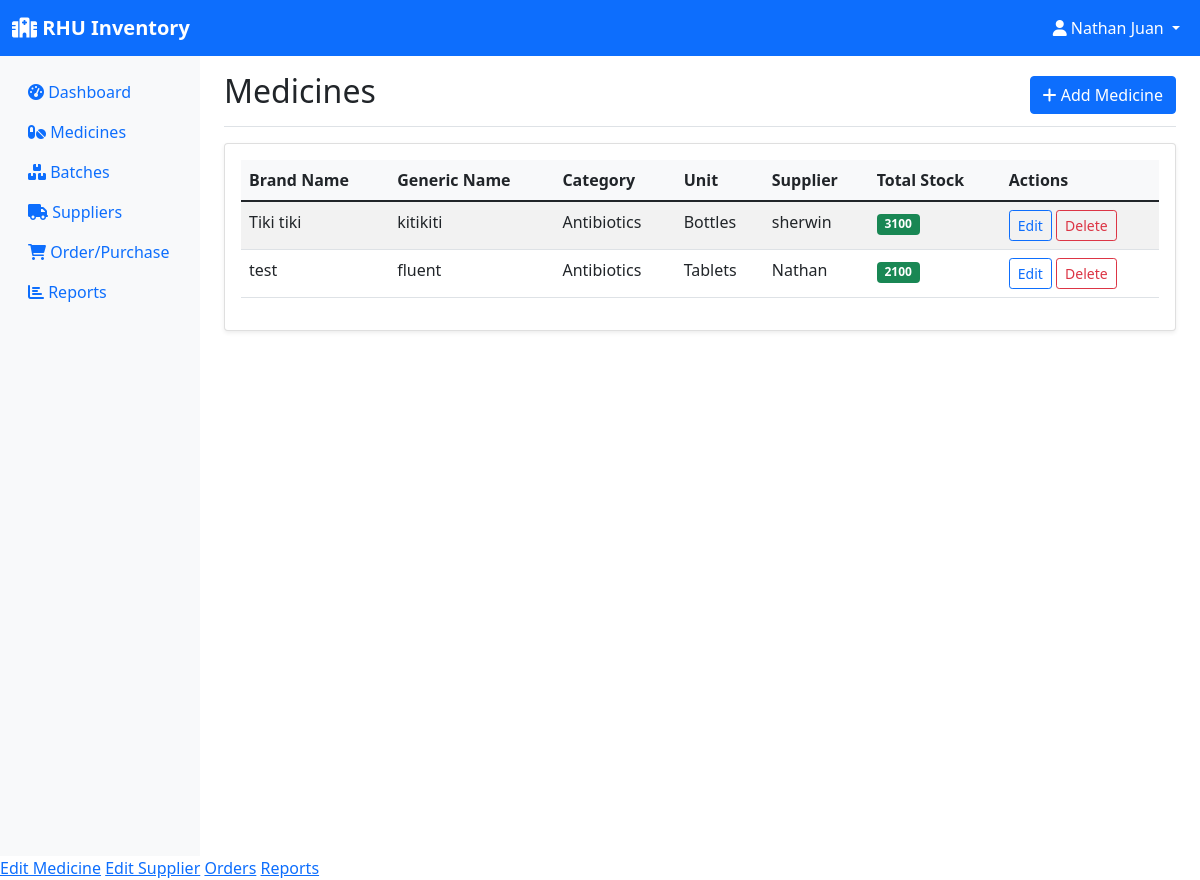
Before: /inventory (signed in) with the older database file.
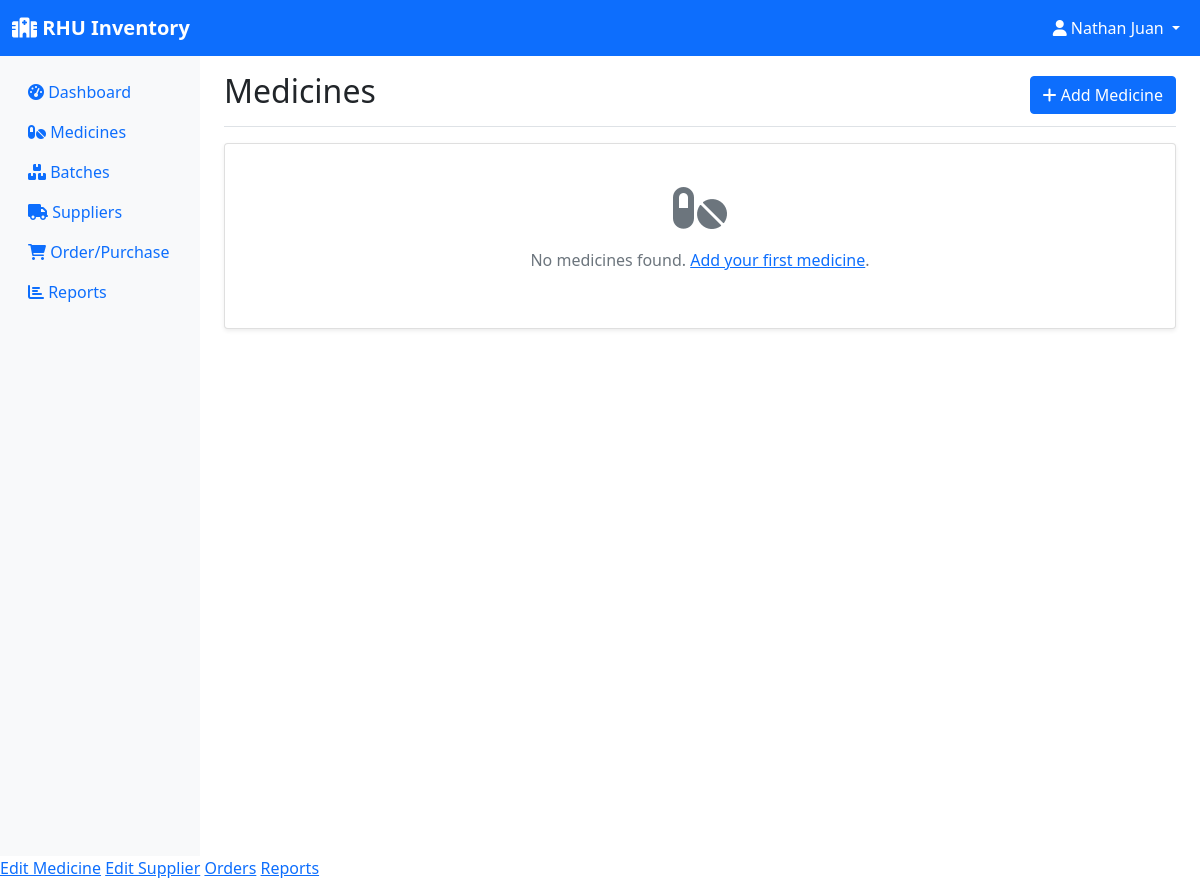
After: the same page with the newer database file.
### models.py (models this page shows, shortened)
class User(UserMixin, db.Model):
    id = db.Column(db.Integer, primary_key=True)
    username = db.Column(db.String(150), unique=True, nullable=False)
    password = db.Column(db.String(256), nullable=False)
    role = db.Column(db.String(20), nullable=False, default='employee')  # pharmacist, manager, assistant
    email = db.Column(db.String(120), unique=True, nullable=False)
    created_at = db.Column(db.DateTime, default=datetime.utcnow)

class Medicine(db.Model):
    id = db.Column(db.Integer, primary_key=True)
    name = db.Column(db.String(100), nullable=False)
    generic_name = db.Column(db.String(100))
    category = db.Column(db.String(50))
    unit = db.Column(db.String(20))  # e.g., tablets, bottles, etc.
    supplier_id = db.Column(db.Integer, db.ForeignKey('supplier.id'), nullable=False)
    created_at = db.Column(db.DateTime, default=datetime.utcnow)
    batches = db.relationship('Batch', backref='medicine', lazy=True)
    order_items = db.relationship('OrderItem', backref='medicine', lazy=True)
    @property
    def total_quantity(self):
        return sum(batch.quantity for batch in self.batches)

class Supplier(db.Model):
    id = db.Column(db.Integer, primary_key=True)
    name = db.Column(db.String(100), nullable=False)
    contact_person = db.Column(db.String(100))
    phone = db.Column(db.String(20))
    email = db.Column(db.String(120))
    address = db.Column(db.String(200))
    created_at = db.Column(db.DateTime, default=datetime.utcnow)
    medicines = db.relationship('Medicine', backref='supplier', lazy=True)
    orders = db.relationship('Order', backref='supplier', lazy=True)

class Batch(db.Model):
    id = db.Column(db.Integer, primary_key=True)
    batch_number = db.Column(db.String(50), nullable=False)
    medicine_id = db.Column(db.Integer, db.ForeignKey('medicine.id'), nullable=False)
    quantity = db.Column(db.Integer, nullable=False)
    expiration_date = db.Column(db.Date, nullable=False)
    manufacturing_date = db.Column(db.Date)
    unit_price = db.Column(db.Float)
    created_at = db.Column(db.DateTime, default=datetime.utcnow)
    transactions = db.relationship('StockTransaction', backref='batch', lazy=True)

### app.py (the view)
@app.route('/inventory')
@login_required
def inventory():
    medicines = Medicine.query.all()
    return render_template('inventory.html', medicines=medicines)

### app.py (called while the page is built)
@login_manager.user_loader
def load_user(user_id):
    return User.query.get(int(user_id))

### templates/inventory.html (shortened to what this page needs)
{% extends "base.html" %}
{% block content %}
<div class="d-flex justify-content-between flex-wrap flex-md-nowrap align-items-center pt-3 pb-2 mb-3 border-bottom">
    <h1 class="h2">Medicines</h1>
    {% if current_user.role != 'employee' %}
    <a href="{{ url_for('add_medicine') }}" class="btn btn-primary">
        <i class="fas fa-plus"></i> Add Medicine
    </a>
    {% endif %}
</div>
<div class="card">
    <div class="card-body">
        {% if medicines %}
        <div class="table-responsive">
            <table class="table table-striped">
                <thead>
                    <tr>
                        <th>Brand Name</th>
                        <th>Generic Name</th>
                        <th>Category</th>
                        <th>Unit</th>
                        <th>Supplier</th>
                        <th>Total Stock</th>
                        <th>Actions</th>
                    </tr>
                </thead>
                <tbody>
                    {% for medicine in medicines %}
                    <tr>
                        <td>{{ medicine.name }}</td>
                        <td>{{ medicine.generic_name or '-' }}</td>
                        <td>{{ medicine.category or '-' }}</td>
                        <td>{{ medicine.unit or '-' }}</td>
                        <td>{{ medicine.supplier.name }}</td>
                        <td>
                            <span class="badge bg-{{ 'danger' if medicine.total_quantity <= 10 else 'success' }}">
                                {{ medicine.total_quantity }}
                            </span>
                        </td>
                        <td>
                            {% if current_user.role != 'employee' %}
                                <a href="{{ url_for('edit_medicine', id=medicine.id) }}" class="btn btn-sm btn-outline-primary">
                                    Edit
                                </a>
                            {% endif %}
                            <form method="POST" action="{{ url_for('delete_medicine', id=medicine.id) }}" class="d-inline"
                                  onsubmit="return confirm('Are you sure you want to delete this medicine?');">
                                {% if current_user.role == 'admin' %}
                                    <button type="submit" class="btn btn-sm btn-outline-danger">Delete</button>
                                {% endif %}
                            </form>
                        </td>
                    </tr>
                    {% endfor %}
                </tbody>
            </table>
        </div>
        {% else %}
        <div class="text-center py-4">
            <i class="fas fa-pills fa-3x text-muted mb-3"></i>
            <p class="text-muted">No medicines found. <a href="{{ url_for('add_medicine') }}">Add your first medicine</a>.</p>
        </div>
        {% endif %}
    </div>
</div>
{% endblock %}

### templates/base.html (shortened to what this page needs)
<!DOCTYPE html>
<html lang="en">
<head>
    <link href="https://cdn.jsdelivr.net/npm/bootstrap@5.1.3/dist/css/bootstrap.min.css" rel="stylesheet">
    <link href="https://cdnjs.cloudflare.com/ajax/libs/font-awesome/6.0.0/css/all.min.css" rel="stylesheet">
</head>
<body>
    <nav class="navbar navbar-expand-lg navbar-dark bg-primary">
        <div class="container-fluid">
            <a class="navbar-brand" href="{{ url_for('dashboard') }}">
                <i class="fas fa-hospital"></i> RHU Inventory
            </a>
            {% if current_user.is_authenticated %}
            <div class="navbar-nav ms-auto">
                <div class="nav-item dropdown">
                    <a class="nav-link dropdown-toggle text-white" href="#" id="navbarDropdown" role="button" data-bs-toggle="dropdown">
                        <i class="fas fa-user"></i> {{ current_user.username }}
                    </a>
                </div>
            </div>
            {% endif %}
        </div>
    </nav>
    <div class="container-fluid">
        <div class="row">
            {% if current_user.is_authenticated %}
            <nav class="col-md-3 col-lg-2 d-md-block sidebar collapse">
                <div class="position-sticky pt-3">
                    <ul class="nav flex-column">
                        <li class="nav-item">
                            <a class="nav-link" href="{{ url_for('dashboard') }}">
                                <i class="fas fa-tachometer-alt"></i> Dashboard
                            </a>
                        </li>
                        <li class="nav-item">
                            <a class="nav-link" href="{{ url_for('inventory') }}">
                                <i class="fas fa-pills"></i> Medicines
                            </a>
                        </li>
                        <li class="nav-item">
                            <a class="nav-link" href="{{ url_for('batches') }}">
                                <i class="fas fa-boxes"></i> Batches
                            </a>
                        </li>
                        <li class="nav-item">
                            <a class="nav-link" href="{{ url_for('suppliers') }}">
                                <i class="fas fa-truck"></i> Suppliers
                            </a>
                        </li>
                        <li class="nav-item">
                            <a class="nav-link" href="{{ url_for('orders') }}">
                                <i class="fas fa-shopping-cart"></i> Order/Purchase
                            </a>
                        </li>
                        <li class="nav-item">
                            <a class="nav-link" href="{{ url_for('reports') }}">
                                <i class="fas fa-chart-bar"></i> Reports
                            </a>
                        </li>
                    </ul>
                </div>
            </nav>
            {% endif %}
            <main class="{% if current_user.is_authenticated %}col-md-9 ms-sm-auto col-lg-10 px-md-4{% else %}col-12{% endif %}">
                {% block content %}{% endblock %}
            </main>
        </div>
    </div>
    {% if current_user.is_authenticated %}
        {% if current_user.role == 'admin' %}
            <a href="{{ edit_medicine_url }}">Edit Medicine</a>
            <a href="{{ edit_supplier_url }}">Edit Supplier</a>
            <a href="{{ orders_url }}">Orders</a>
            <a href="{{ reports_url }}">Reports</a>
        {% elif current_user.role == 'sub-admin' %}
            <a href="{{ edit_medicine_url }}">Edit Medicine</a>
            <a href="{{ edit_supplier_url }}">Edit Supplier</a>
            <a href="{{ orders_url }}">Orders</a>
        {% elif current_user.role == 'employee' %}
            <a href="{{ orders_url }}">Orders</a>
            <a href="{{ reports_url }}">Reports</a>
        {% endif %}
    {% endif %}
</body>
</html>

### templates/base.html (style rules this page uses)
.sidebar { min-height: 100vh; background-color: #f8f9fa; }
.navbar-brand { font-weight: bold; }
.card { box-shadow: 0 0.125rem 0.25rem rgba(0, 0, 0, 0.075); border: 1px solid rgba(0, 0, 0, 0.125); }

Changed rows visible on the page:
removed Medicine: name "Tiki tiki", generic_name "kitikiti", category "Antibiotics", unit "Bottles", supplier.name "sherwin", total_quantity "3100"
removed Medicine: name "test", generic_name "fluent", category "Antibiotics", unit "Tablets", supplier.name "Nathan", total_quantity "2100"
Other visible differences:
text no longer shown: "Brand Name Generic Name Category Unit Supplier Total Stock Actions"
text now shown: "No medicines found. Add your first medicine ."
